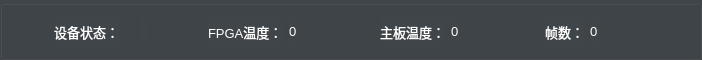
       <widget class="QGroupBox" name="groupBox_3">
        <property name="sizePolicy">
         <sizepolicy hsizetype="Expanding" vsizetype="Expanding">
          <horstretch>0</horstretch>
          <verstretch>0</verstretch>
         </sizepolicy>
        </property>
        <property name="minimumSize">
         <size>
          <width>0</width>
          <height>50</height>
         </size>
        </property>
        <property name="maximumSize">
         <size>
          <width>16777215</width>
          <height>60</height>
         </size>
        </property>
        <property name="styleSheet">
         <string notr="true">background-color: #404549;</string>
        </property>
        <property name="title">
         <string/>
        </property>
        <layout class="QGridLayout" name="gridLayout_20">
         <item row="0" column="1">
          <layout class="QHBoxLayout" name="horizontalLayout_50">
           <item>
            <widget class="QLabel" name="label_41">
             <property name="font">
              <font>
               <pointsize>10</pointsize>
              </font>
             </property>
             <property name="styleSheet">
              <string notr="true">color: rgb(255, 255, 255);</string>
             </property>
             <property name="text">
              <string>设备状态：</string>
             </property>
            </widget>
           </item>
           <item>
            <spacer name="horizontalSpacer">
             <property name="orientation">
              <enum>Qt::Horizontal</enum>
             </property>
             <property name="sizeType">
              <enum>QSizePolicy::Fixed</enum>
             </property>
             <property name="sizeHint" stdset="0">
              <size>
               <width>15</width>
               <height>20</height>
              </size>
             </property>
            </spacer>
           </item>
           <item>
            <widget class="QLabel" name="label_12">
             <property name="text">
              <string/>
             </property>
            </widget>
           </item>
           <item>
            <spacer name="horizontalSpacer_2">
             <property name="orientation">
              <enum>Qt::Horizontal</enum>
             </property>
             <property name="sizeType">
              <enum>QSizePolicy::Fixed</enum>
             </property>
             <property name="sizeHint" stdset="0">
              <size>
               <width>15</width>
               <height>20</height>
              </size>
             </property>
            </spacer>
           </item>
          </layout>
         </item>
         <item row="0" column="3">
          <layout class="QHBoxLayout" name="horizontalLayout_82">
           <item>
            <spacer name="horizontalSpacer_55">
             <property name="orientation">
              <enum>Qt::Horizontal</enum>
             </property>
             <property name="sizeType">
              <enum>QSizePolicy::Fixed</enum>
             </property>
             <property name="sizeHint" stdset="0">
              <size>
               <width>40</width>
               <height>17</height>
              </size>
             </property>
            </spacer>
           </item>
           <item>
            <widget class="QLabel" name="label_77">
             <property name="font">
              <font>
               <pointsize>10</pointsize>
              </font>
             </property>
             <property name="styleSheet">
              <string notr="true">color: rgb(255, 255, 255);</string>
             </property>
             <property name="text">
              <string>主板温度：</string>
             </property>
            </widget>
           </item>
           <item>
            <widget class="QLabel" name="label_78">
             <property name="font">
              <font>
               <pointsize>10</pointsize>
              </font>
             </property>
             <property name="styleSheet">
              <string notr="true">color: rgb(255, 255, 255);</string>
             </property>
             <property name="text">
              <string>0</string>
             </property>
            </widget>
           </item>
           <item>
            <spacer name="horizontalSpacer_56">
             <property name="orientation">
              <enum>Qt::Horizontal</enum>
             </property>
             <property name="sizeType">
              <enum>QSizePolicy::Fixed</enum>
             </property>
             <property name="sizeHint" stdset="0">
              <size>
               <width>40</width>
               <height>17</height>
              </size>
             </property>
            </spacer>
           </item>
          </layout>
         </item>
         <item row="0" column="2">
          <layout class="QHBoxLayout" name="horizontalLayout_81">
           <item>
            <spacer name="horizontalSpacer_4">
             <property name="orientation">
              <enum>Qt::Horizontal</enum>
             </property>
             <property name="sizeType">
              <enum>QSizePolicy::Fixed</enum>
             </property>
             <property name="sizeHint" stdset="0">
              <size>
               <width>40</width>
               <height>17</height>
              </size>
             </property>
            </spacer>
           </item>
           <item>
            <widget class="QLabel" name="label_75">
             <property name="font">
              <font>
               <pointsize>10</pointsize>
              </font>
             </property>
             <property name="styleSheet">
              <string notr="true">color: rgb(255, 255, 255);</string>
             </property>
             <property name="text">
              <string>FPGA温度：</string>
             </property>
            </widget>
           </item>
           <item>
            <widget class="QLabel" name="label_76">
             <property name="font">
              <font>
               <pointsize>10</pointsize>
              </font>
             </property>
             <property name="styleSheet">
              <string notr="true">color: rgb(255, 255, 255);</string>
             </property>
             <property name="text">
              <string>0</string>
             </property>
            </widget>
           </item>
           <item>
            <spacer name="horizontalSpacer_53">
             <property name="orientation">
              <enum>Qt::Horizontal</enum>
             </property>
             <property name="sizeType">
              <enum>QSizePolicy::Fixed</enum>
             </property>
             <property name="sizeHint" stdset="0">
              <size>
               <width>37</width>
               <height>17</height>
              </size>
             </property>
            </spacer>
           </item>
          </layout>
         </item>
         <item row="0" column="0">
          <spacer name="horizontalSpacer_7">
           <property name="orientation">
            <enum>Qt::Horizontal</enum>
           </property>
           <property name="sizeType">
            <enum>QSizePolicy::Fixed</enum>
           </property>
           <property name="sizeHint" stdset="0">
            <size>
             <width>40</width>
             <height>17</height>
            </size>
           </property>
          </spacer>
         </item>
         <item row="0" column="6">
          <spacer name="horizontalSpacer_3">
           <property name="orientation">
            <enum>Qt::Horizontal</enum>
           </property>
           <property name="sizeType">
            <enum>QSizePolicy::Fixed</enum>
           </property>
           <property name="sizeHint" stdset="0">
            <size>
             <width>20</width>
             <height>20</height>
            </size>
           </property>
          </spacer>
         </item>
         <item row="0" column="4">
          <layout class="QHBoxLayout" name="horizontalLayout_51">
           <item>
            <spacer name="horizontalSpacer_44">
             <property name="orientation">
              <enum>Qt::Horizontal</enum>
             </property>
             <property name="sizeType">
              <enum>QSizePolicy::Fixed</enum>
             </property>
             <property name="sizeHint" stdset="0">
              <size>
               <width>40</width>
               <height>20</height>
              </size>
             </property>
            </spacer>
           </item>
           <item>
            <widget class="QLabel" name="label_32">
             <property name="font">
              <font>
               <pointsize>10</pointsize>
              </font>
             </property>
             <property name="styleSheet">
              <string notr="true">color: rgb(255, 255, 255);</string>
             </property>
             <property name="text">
              <string>帧数：</string>
             </property>
            </widget>
           </item>
           <item>
            <widget class="QLabel" name="insFrameID">
             <property name="font">
              <font>
               <pointsize>10</pointsize>
              </font>
             </property>
             <property name="styleSheet">
              <string notr="true">color: rgb(255, 255, 255);</string>
             </property>
             <property name="text">
              <string>0</string>
             </property>
            </widget>
           </item>
           <item>
            <spacer name="horizontalSpacer_45">
             <property name="orientation">
              <enum>Qt::Horizontal</enum>
             </property>
             <property name="sizeType">
              <enum>QSizePolicy::Fixed</enum>
             </property>
             <property name="sizeHint" stdset="0">
              <size>
               <width>40</width>
               <height>20</height>
              </size>
             </property>
            </spacer>
           </item>
          </layout>
         </item>
         <item row="0" column="5">
          <spacer name="horizontalSpacer_10">
           <property name="orientation">
            <enum>Qt::Horizontal</enum>
           </property>
           <property name="sizeType">
            <enum>QSizePolicy::Fixed</enum>
           </property>
           <property name="sizeHint" stdset="0">
            <size>
             <width>30</width>
             <height>17</height>
            </size>
           </property>
          </spacer>
         </item>
        </layout>
       </widget>
